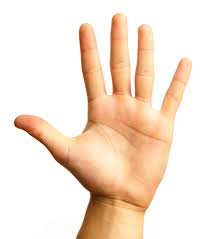
#> input picture edge-detection/sample.jpg, 211 x 239 px
$ python edge-detection.py
#> lines starting #> are read from the running program, lines starting #| are printed output that depends on the picture
import numpy as np
import cv2
from math import sqrt

img = cv2.imread("sample.jpg")
#> img is the input picture: shape (239, 211, 3); mean B, G, R 210.1, 226.6, 245.3
h, w, c = img.shape
#> h = 239; w = 211; c = 3

grayscale = np.zeros((h, w))
angles = np.zeros((h, w))
new_img = np.zeros((h, w))

horizontal_grid = [[-1, 0, 1],
                [-2, 0, 2],
                [-1, 0, 1]]

vertical_grid = [[1, 2, 1],
                [0, 0, 0],
                [-1, -2, -1]]

gauss_grid = [[1/16, 1/8, 1/16],
            [1/8, 1/4, 1/8],
            [1/16, 1/8, 1/16]]

def step0():
    for x in range(h):
        for y in range(w):
            grayscale[x][y] = int(0.299 * img[x][y][0] + 0.587 * img[x][y][1] + 0.114 * img[x][y][2])
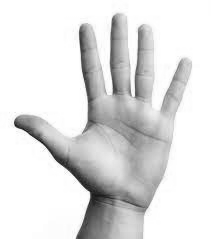
#> grayscale: shape (239, 211) float64; min 9, max 255, mean 223.6
    cv2.imwrite("pre-gauss.png", grayscale)

def step1():
    tmp = np.zeros((3, 3))
    tmp2 = np.zeros((3, 3))
    for x in range(h):
        for y in range(w):
            if (y > 0 and y < w - 1 and x > 0 and x < h - 1):
                for i in range(3):
                    for j in range(3):
                        tmp[i][j] = grayscale[x + (i - 1)][y + (j - 1)] * gauss_grid[i][j]
                        tmp2[i][j] = grayscale[x + (i - 1)][y + (j - 1)] * gauss_grid[i][j]
                gx = 0
                gy = 0
                for i in tmp:
                    gx += sum(i) / 1.1
                for i in tmp2:
                    gy += sum(i) / 1.1
                new_img[x][y] = sqrt(gx*gx + gy*gy)
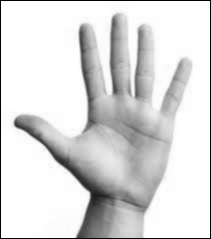
#> new_img: shape (239, 211) float64; min 0, max 327.8, mean 281.8; drawn with min black and max white
#> after the loop, tmp = [[15.94, 31.88, 15.94], [31.88, 63.75, 31.88], [15.94, 31.88, 15.94]]; tmp2 has the same summary as tmp
    cv2.imwrite("gauss.png", new_img)
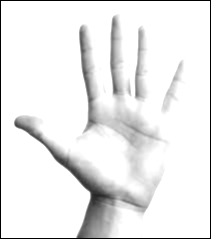
#> saved as gauss.png: shape (239, 211); min 0, max 255, mean 235.3

def step2():
    tmp = np.zeros((3, 3))
    tmp2 = np.zeros((3, 3))
    for x in range(h):
        for y in range(w):
            # uglovi => y = 0, y = w-1, x = 0, x = h-1
            if (y != 0 and y != w - 1 and x != 0 and x != h - 1):
                for i in range(3):
                    for j in range(3):
                        tmp[i][j] = grayscale[x + (i - 1)][y + (j - 1)] * horizontal_grid[i][j]
                        tmp2[i][j] = grayscale[x + (i - 1)][y + (j - 1)] * vertical_grid[i][j]
                gx = 0
                gy = 0
                for i in tmp:
                    gx += sum(i) #// 256
                for i in tmp2:
                    gy += sum(i) #// 256
                new_img[x][y] = sqrt(gx*gx + gy*gy)
                angles[x][y] = np.arctan(gy/gx)
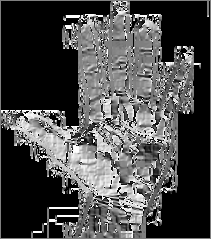
#> angles: shape (239, 211) float64; 45.95% of the values are NaN or infinite; the others: min -1.57, max 1.57, mean 0.129; drawn with min black, max white, NaN and infinite black
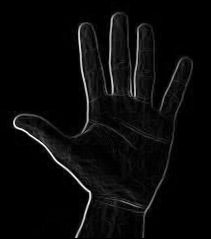
#> new_img: shape (239, 211) float64; min 0, max 867.9, mean 34.3; drawn with min black and max white
#> after the loop, tmp = [[-255, 0, 255], [-510, 0, 510], [-255, 0, 255]]; tmp2 = [[255, 510, 255], [0, 0, 0], [-255, -510, -255]]
    cv2.imwrite("edges.png", new_img)
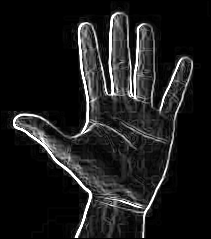
#> saved as edges.png: shape (239, 211); min 0, max 255, mean 28.6


step0()
step1()
step2()
# step3()
